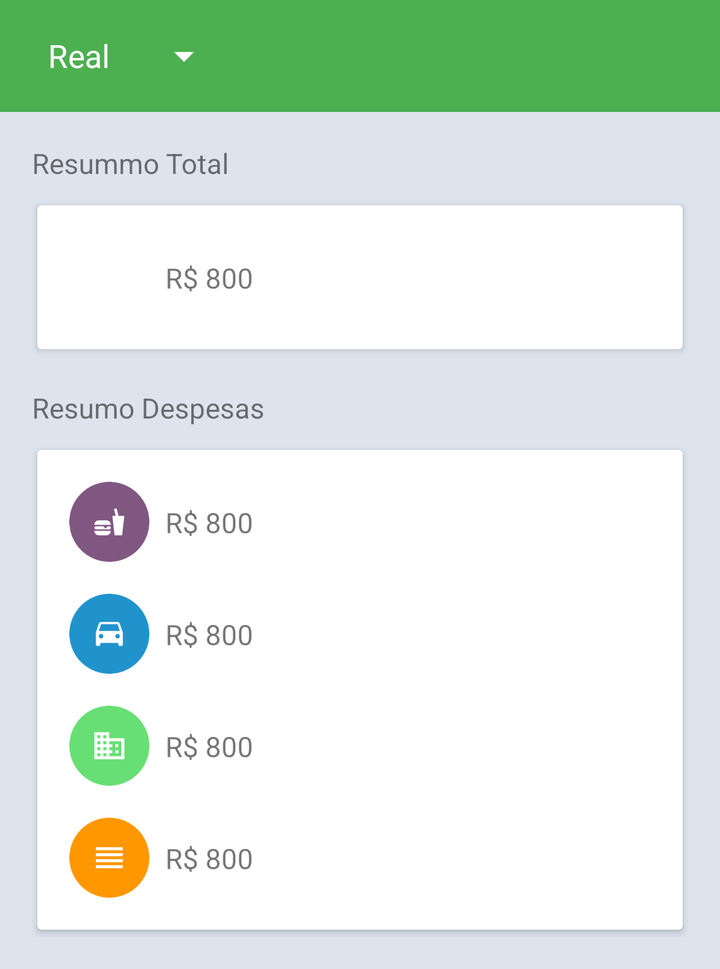
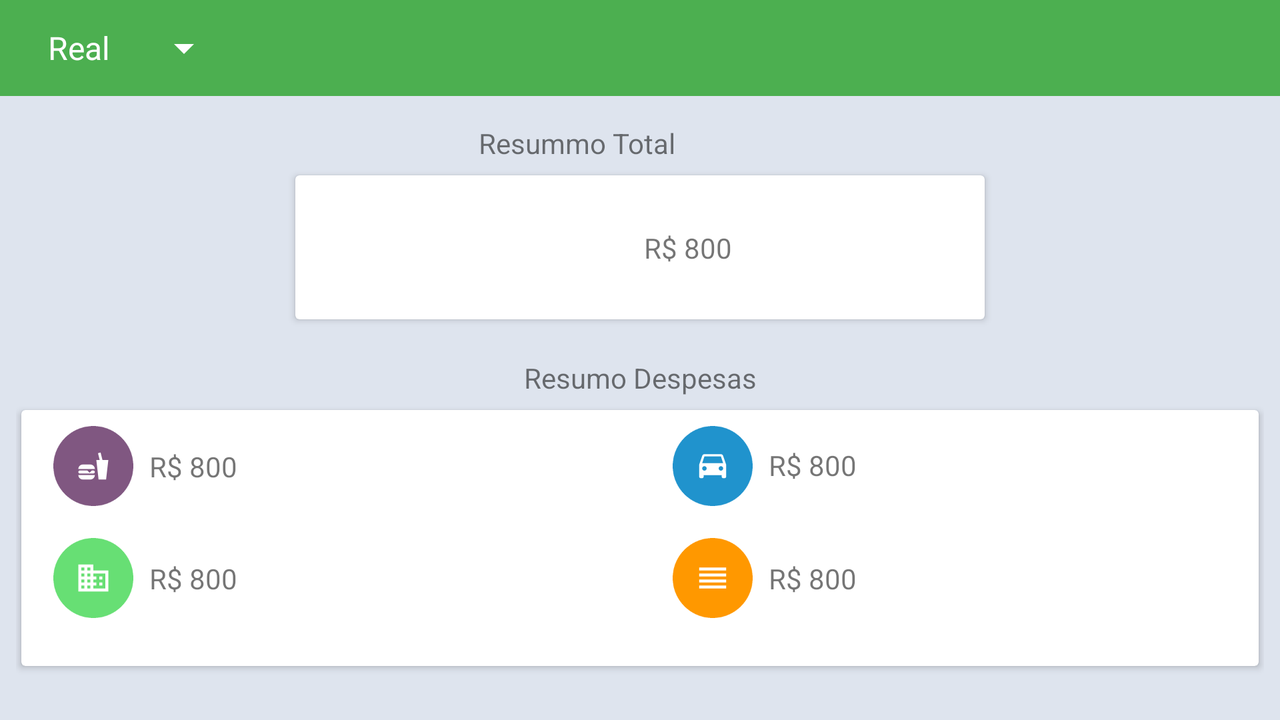

An Android layout and its configuration variant, each rendered on a device that would load it. The default file and the variant file are quoted in full after the pictures.
<!-- AndroidManifest.xml: application theme Theme.MyTheme -->
<!-- res/layout/activity_resumo_despesas.xml -->
<?xml version="1.0" encoding="utf-8"?>

<ScrollView xmlns:android="http://schemas.android.com/apk/res/android"
    android:layout_width="match_parent"
    android:layout_height="wrap_content">
    <LinearLayout
        xmlns:app="http://schemas.android.com/apk/res-auto"
        xmlns:card_view="http://schemas.android.com/apk/res-auto"
        android:id="@+id/coordinator"
        android:orientation="vertical"
        android:layout_width="match_parent"
        android:layout_height="match_parent">

        <android.support.design.widget.AppBarLayout
            android:layout_width="match_parent"
            android:layout_height="wrap_content"
            android:theme="@style/AppTheme.AppBarOverlay">


            <android.support.v7.widget.Toolbar
                android:id="@+id/tb_main"
                android:layout_width="match_parent"
                android:layout_height="?attr/actionBarSize"
                android:background="?attr/colorPrimary"
                app:popupTheme="@style/AppTheme.PopupOverlay">

                <Spinner
                    android:id="@+id/toolbar_spinner"
                    android:layout_width="100dp"
                    android:layout_height="wrap_content"
                    app:popupTheme="@style/AppTheme.PopupOverlay"
                    android:entries="@array/moedas"/>
            </android.support.v7.widget.Toolbar>

        </android.support.design.widget.AppBarLayout>

        <TextView
            android:visibility="gone"
            android:id="@+id/resumo_empty"
            android:layout_width="match_parent"
            android:layout_height="match_parent"
            android:gravity="center_vertical|center_horizontal"
            android:paddingBottom="@dimen/activity_vertical_margin"
            android:paddingEnd="@dimen/activity_horizontal_margin"
            android:paddingLeft="@dimen/activity_horizontal_margin"
            android:paddingRight="@dimen/activity_horizontal_margin"
            android:paddingTop="@dimen/activity_vertical_margin"
            android:text="@string/informacao_empty" />

        <LinearLayout
            android:visibility="visible"
            android:id="@+id/linear_despesa"
            android:layout_width="match_parent"
            android:layout_height="match_parent"
            android:background="#dee4ee"
            android:orientation="vertical"
            android:padding="@dimen/espacio_norma_1">

            <TextView
                android:layout_width="wrap_content"
                android:layout_height="wrap_content"
                android:paddingBottom="8dp"
                android:text="@string/etiqueta_info_03"
                android:textAppearance="?android:attr/textAppearanceSmall" />

            <android.support.v7.widget.CardView
                android:layout_width="match_parent"
                android:layout_height="wrap_content"
                card_view:cardCornerRadius="2dp"
                card_view:cardUseCompatPadding="true">

                <GridLayout
                    android:layout_width="wrap_content"
                    android:layout_height="wrap_content"
                    android:columnCount="2"
                    android:padding="@dimen/espacio_norma_1"
                    android:rowCount="2">

                    <ImageView
                        android:layout_width="@dimen/dp_40"
                        android:layout_height="@dimen/dp_40"
                        android:layout_gravity="center"
                        android:layout_marginRight="@dimen/espacio_norma_2"
                        app:srcCompat="@mipmap/ic_wallet_travel_grey600_24dp" />

                    <TextView
                        android:id="@+id/resumo_text_total"
                        android:layout_width="wrap_content"
                        android:layout_height="wrap_content"
                        android:layout_gravity="center_vertical"
                        android:maxLines="1"
                        android:text="@string/etiqueta_valores"
                        android:textAppearance="?android:attr/textAppearanceSmall" />


                </GridLayout>
            </android.support.v7.widget.CardView>

            <TextView
                android:id="@+id/titulo_informacion_usuario"
                android:layout_width="wrap_content"
                android:layout_height="wrap_content"
                android:paddingBottom="@dimen/espacio_norma_2"
                android:paddingTop="@dimen/espacio_norma_1"
                android:text="@string/etiqueta_info_01"
                android:textAppearance="?android:attr/textAppearanceSmall" />

            <android.support.v7.widget.CardView
                android:layout_width="match_parent"
                android:layout_height="wrap_content"
                card_view:cardCornerRadius="2dp"
                card_view:cardUseCompatPadding="true">

                <GridLayout
                    android:layout_width="wrap_content"
                    android:layout_height="wrap_content"
                    android:columnCount="2"
                    android:padding="@dimen/espacio_norma_1"
                    android:rowCount="2">

                    <ImageView
                        android:id="@+id/imageView"
                        android:layout_width="@dimen/dp_40"
                        android:layout_height="@dimen/dp_40"
                        android:layout_gravity="center"
                        android:layout_marginBottom="16dp"
                        android:layout_marginRight="@dimen/espacio_norma_2"
                        app:srcCompat="@drawable/icon_despesa_roxo" />

                    <TextView
                        android:id="@+id/resumo_text_alimentacao"
                        android:layout_width="wrap_content"
                        android:layout_height="wrap_content"
                        android:layout_gravity="center_vertical"
                        android:layout_marginBottom="16dp"
                        android:maxLines="1"
                        android:text="@string/etiqueta_valores"
                        android:textAppearance="?android:attr/textAppearanceSmall" />


                    <ImageView
                        android:id="@+id/imageView2"
                        android:layout_width="@dimen/dp_40"
                        android:layout_height="@dimen/dp_40"
                        android:layout_marginBottom="16dp"
                        android:layout_gravity="center"
                        android:layout_marginRight="8dp"
                        app:srcCompat="@drawable/icon_despesa_blue" />

                    <TextView
                        android:id="@+id/resumo_text_transporte"
                        android:layout_width="wrap_content"
                        android:layout_height="wrap_content"
                        android:layout_gravity="center_vertical"
                        android:maxLines="1"
                        android:layout_marginBottom="16dp"
                        android:text="@string/etiqueta_valores"
                        android:textAppearance="?android:attr/textAppearanceSmall" />

                    <ImageView
                        android:id="@+id/imageView3"
                        android:layout_width="@dimen/dp_40"
                        android:layout_height="@dimen/dp_40"
                        android:layout_gravity="center"
                        android:layout_marginBottom="16dp"
                        android:layout_marginRight="8dp"
                        app:srcCompat="@drawable/icon_despesa_green" />

                    <TextView
                        android:id="@+id/resumo_text_hospedagem"
                        android:layout_width="wrap_content"
                        android:layout_height="wrap_content"
                        android:layout_gravity="center_vertical"
                        android:maxLines="1"
                        android:layout_marginBottom="16dp"
                        android:text="@string/etiqueta_valores"
                        android:textAppearance="?android:attr/textAppearanceSmall" />

                    <ImageView
                        android:id="@+id/imageView4"
                        android:layout_width="@dimen/dp_40"
                        android:layout_height="@dimen/dp_40"
                        android:layout_gravity="center"
                        android:layout_marginRight="8dp"
                        app:srcCompat="@drawable/icon_despesa_laranja" />

                    <TextView
                        android:id="@+id/resumo_text_outros"
                        android:layout_width="wrap_content"
                        android:layout_height="wrap_content"
                        android:layout_gravity="center_vertical"
                        android:maxLines="1"
                        android:text="@string/etiqueta_valores"
                        android:textAppearance="?android:attr/textAppearanceSmall" />
                </GridLayout>
            </android.support.v7.widget.CardView>

        </LinearLayout>

    </LinearLayout>
</ScrollView>
<!-- resources referenced by this layout -->
<resources>
  <string-array name="moedas">
          <item>Real</item>
          <item>Euro</item>
          <item>Dolar</item>
      </string-array>
  <dimen name="activity_horizontal_margin">16dp</dimen>
  <dimen name="activity_vertical_margin">16dp</dimen>
  <dimen name="dp_40">40dp</dimen>
  <dimen name="espacio_norma_1">16dp</dimen>
  <dimen name="espacio_norma_2">8dp</dimen>
  <!-- drawable icon_despesa_blue: png bitmap (drawable, 54486 bytes) -->
  <!-- drawable icon_despesa_green: png bitmap (drawable, 54328 bytes) -->
  <!-- drawable icon_despesa_laranja: png bitmap (drawable, 51484 bytes) -->
  <!-- drawable icon_despesa_roxo: png bitmap (drawable, 55957 bytes) -->
  <string name="etiqueta_info_01">Resumo Despesas</string>
  <string name="etiqueta_info_03">Resummo Total</string>
  <string name="etiqueta_valores">R$ 800</string>
  <string name="informacao_empty">Não há dados a serem mostrados</string>
  <style name="AppTheme.AppBarOverlay" parent="ThemeOverlay.AppCompat.Dark.ActionBar" />
  <style name="AppTheme.PopupOverlay" parent="ThemeOverlay.AppCompat.Light" />
  <style name="Theme.MyTheme" parent="Theme.AppCompat.Light.NoActionBar">
          <item name="colorPrimary">@color/colorPrimary</item>
          <item name="colorPrimaryDark">@color/colorPrimaryDark</item>
          <item name="colorAccent">@color/colorAccent</item>
          <item name="windowActionBarOverlay">true</item>
          <item name="windowNoTitle">true</item>
          <item name="android:windowBackground">@color/white</item>
          <item name="windowActionBar">false</item>
      </style>
  <color name="colorPrimary">#4CAF50</color>
  <color name="colorPrimaryDark">#388E3C</color>
  <color name="colorAccent">#FF9800</color>
  <color name="white">#ffffff</color>
</resources>
<!-- res/layout-land/activity_resumo_despesas.xml (the repository's variant of the layout above) -->
<!-- drawn on the phone turned sideways -->
<LinearLayout xmlns:android="http://schemas.android.com/apk/res/android"
    xmlns:app="http://schemas.android.com/apk/res-auto"
    xmlns:card_view="http://schemas.android.com/apk/res-auto"
    android:id="@+id/coordinator"
    android:layout_width="match_parent"
    android:layout_height="match_parent"
    android:orientation="vertical">

    <android.support.design.widget.AppBarLayout
        android:layout_width="match_parent"
        android:layout_height="wrap_content"
        android:theme="@style/AppTheme.AppBarOverlay">


        <android.support.v7.widget.Toolbar
            android:id="@+id/tb_main"
            android:layout_width="match_parent"
            android:layout_height="?attr/actionBarSize"
            android:background="?attr/colorPrimary"
            app:popupTheme="@style/AppTheme.PopupOverlay">

            <Spinner
                android:id="@+id/toolbar_spinner"
                android:layout_width="100dp"
                android:layout_height="wrap_content"
                android:entries="@array/moedas"
                app:popupTheme="@style/AppTheme.PopupOverlay" />
        </android.support.v7.widget.Toolbar>

    </android.support.design.widget.AppBarLayout>

    <TextView
        android:id="@+id/resumo_empty"
        android:layout_width="match_parent"
        android:layout_height="match_parent"
        android:gravity="center_vertical|center_horizontal"
        android:paddingBottom="@dimen/activity_vertical_margin"
        android:paddingEnd="@dimen/activity_horizontal_margin"
        android:paddingLeft="@dimen/activity_horizontal_margin"
        android:paddingRight="@dimen/activity_horizontal_margin"
        android:paddingTop="@dimen/activity_vertical_margin"
        android:text="@string/informacao_empty"
        android:visibility="gone" />

    <LinearLayout
        android:id="@+id/linear_despesa"
        android:layout_width="match_parent"
        android:layout_height="match_parent"
        android:background="#dee4ee"
        android:orientation="vertical"
        android:paddingTop="6dp"
        android:paddingBottom="6dp"
        android:paddingLeft="8dp"
        android:paddingRight="8dp"
        android:visibility="visible">

        <TextView
            android:layout_width="561dp"
            android:layout_height="wrap_content"
            android:gravity="center_horizontal"
            android:paddingBottom="3dp"
            android:paddingTop="8dp"
            android:text="@string/etiqueta_info_03"
            android:textAlignment="center"
            android:textAppearance="?android:attr/textAppearanceSmall" />

        <android.support.v7.widget.CardView
            android:layout_width="350dp"
            android:layout_height="wrap_content"
            card_view:cardCornerRadius="2dp"
            card_view:cardUseCompatPadding="true"
            android:layout_gravity="center_horizontal">

            <GridLayout
                android:layout_width="wrap_content"
                android:layout_height="wrap_content"
                android:columnCount="2"
                android:padding="@dimen/espacio_norma_1"
                android:rowCount="2"
                android:layout_gravity="center_horizontal">

                <ImageView
                    android:layout_width="@dimen/dp_40"
                    android:layout_height="@dimen/dp_40"
                    android:layout_gravity="center"
                    android:layout_marginRight="@dimen/espacio_norma_2"
                    app:srcCompat="@mipmap/ic_wallet_travel_grey600_24dp" />

                <TextView
                    android:id="@+id/resumo_text_total"
                    android:layout_width="wrap_content"
                    android:layout_height="wrap_content"
                    android:layout_gravity="center_vertical"
                    android:maxLines="1"
                    android:text="@string/etiqueta_valores"
                    android:textAppearance="?android:attr/textAppearanceSmall" />


            </GridLayout>
        </android.support.v7.widget.CardView>

        <TextView
            android:id="@+id/titulo_informacion_usuario"
            android:layout_width="match_parent"
            android:layout_height="wrap_content"
            android:paddingBottom="3dp"
            android:paddingTop="16dp"
            android:text="@string/etiqueta_info_01"
            android:textAppearance="?android:attr/textAppearanceSmall"
            android:textAlignment="center"/>

        <android.support.v7.widget.CardView
            android:layout_width="match_parent"
            android:layout_height="wrap_content"
            card_view:cardCornerRadius="2dp"
            android:layout_marginBottom="8dp"
            card_view:cardUseCompatPadding="true">

            <GridLayout
                android:layout_width="match_parent"
                android:layout_height="wrap_content"
                android:columnCount="4"
                android:paddingRight="16dp"
                android:paddingLeft="16dp"
                android:paddingTop="8dp"
                android:paddingBottom="8dp"
                android:rowCount="2">

                <ImageView
                    android:id="@+id/imageView"
                    android:layout_width="@dimen/dp_40"
                    android:layout_height="@dimen/dp_40"
                    android:layout_gravity="center"
                    android:layout_marginBottom="16dp"
                    android:layout_marginRight="@dimen/espacio_norma_2"
                    app:srcCompat="@drawable/icon_despesa_roxo" />

                <TextView
                    android:id="@+id/resumo_text_alimentacao"
                    android:layout_width="205dp"
                    android:layout_height="wrap_content"
                    android:layout_gravity="center_vertical"
                    android:layout_marginBottom="16dp"
                    android:maxLines="1"
                    android:text="@string/etiqueta_valores"
                    android:textAppearance="?android:attr/textAppearanceSmall" />


                <ImageView
                    android:id="@+id/imageView2"
                    android:layout_width="@dimen/dp_40"
                    android:layout_height="@dimen/dp_40"
                    android:layout_gravity="right"
                    android:layout_marginBottom="16dp"
                    app:srcCompat="@drawable/icon_despesa_blue" />

                <TextView
                    android:id="@+id/resumo_text_transporte"
                    android:layout_width="229dp"
                    android:layout_height="wrap_content"
                    android:layout_marginTop="10dp"
                    android:layout_marginLeft="8dp"
                    android:maxLines="1"
                    android:text="@string/etiqueta_valores"
                    android:textAppearance="?android:attr/textAppearanceSmall" />

                <ImageView
                    android:id="@+id/imageView3"
                    android:layout_width="@dimen/dp_40"
                    android:layout_height="@dimen/dp_40"
                    android:layout_gravity="center"
                    android:layout_marginBottom="16dp"
                    android:layout_marginRight="8dp"
                    app:srcCompat="@drawable/icon_despesa_green" />

                <TextView
                    android:id="@+id/resumo_text_hospedagem"
                    android:layout_width="207dp"
                    android:layout_height="wrap_content"
                    android:layout_gravity="center_vertical"
                    android:layout_marginBottom="16dp"
                    android:maxLines="1"
                    android:text="@string/etiqueta_valores"
                    android:textAppearance="?android:attr/textAppearanceSmall" />

                <ImageView
                    android:id="@+id/imageView4"
                    android:layout_width="@dimen/dp_40"
                    android:layout_height="@dimen/dp_40"
                    android:layout_marginBottom="16dp"
                    android:layout_gravity="right"
                    app:srcCompat="@drawable/icon_despesa_laranja" />

                <TextView
                    android:id="@+id/resumo_text_outros"
                    android:layout_width="229dp"
                    android:layout_height="wrap_content"
                    android:layout_gravity="center_vertical"
                    android:maxLines="1"
                    android:layout_marginLeft="8dp"
                    android:layout_marginBottom="16dp"
                    android:text="@string/etiqueta_valores"
                    android:textAppearance="?android:attr/textAppearanceSmall" />
            </GridLayout>
        </android.support.v7.widget.CardView>

    </LinearLayout>

</LinearLayout>
